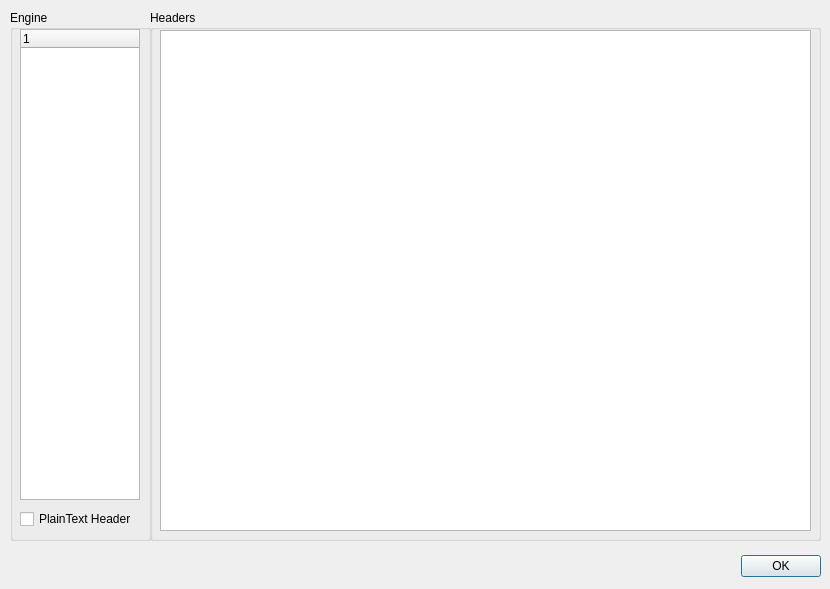
<ui version="4.0" >
 <author></author>
 <comment></comment>
 <exportmacro></exportmacro>
 <class>dlgCommandReference</class>
 <widget class="QDialog" name="dlgCommandReference" >
  <property name="geometry" >
   <rect>
    <x>0</x>
    <y>0</y>
    <width>830</width>
    <height>589</height>
   </rect>
  </property>
  <property name="contextMenuPolicy" >
   <enum>Qt::NoContextMenu</enum>
  </property>
  <property name="windowTitle" >
   <string>Command Reference</string>
  </property>
  <property name="windowIcon" >
   <iconset resource="ui_resource.qrc" >:/icons/icons/22x22-gartoon/ghostview.png</iconset>
  </property>
  <property name="modal" >
   <bool>false</bool>
  </property>
  <widget class="QGroupBox" name="groupBox_2" >
   <property name="geometry" >
    <rect>
     <x>150</x>
     <y>10</y>
     <width>671</width>
     <height>531</height>
    </rect>
   </property>
   <property name="title" >
    <string>Headers</string>
   </property>
   <widget class="QTextBrowser" name="textBrowser" >
    <property name="geometry" >
     <rect>
      <x>10</x>
      <y>20</y>
      <width>651</width>
      <height>501</height>
     </rect>
    </property>
   </widget>
   <widget class="QTextEdit" name="textEdit" >
    <property name="enabled" >
     <bool>true</bool>
    </property>
    <property name="geometry" >
     <rect>
      <x>10</x>
      <y>20</y>
      <width>651</width>
      <height>501</height>
     </rect>
    </property>
    <property name="sizePolicy" >
     <sizepolicy>
      <hsizetype>7</hsizetype>
      <vsizetype>7</vsizetype>
      <horstretch>0</horstretch>
      <verstretch>0</verstretch>
     </sizepolicy>
    </property>
    <property name="autoFillBackground" >
     <bool>true</bool>
    </property>
    <property name="lineWrapMode" >
     <enum>QTextEdit::NoWrap</enum>
    </property>
   </widget>
  </widget>
  <widget class="QWidget" name="layoutWidget" >
   <property name="geometry" >
    <rect>
     <x>0</x>
     <y>550</y>
     <width>821</width>
     <height>33</height>
    </rect>
   </property>
   <layout class="QHBoxLayout" >
    <property name="margin" >
     <number>0</number>
    </property>
    <property name="spacing" >
     <number>6</number>
    </property>
    <item>
     <spacer>
      <property name="orientation" >
       <enum>Qt::Horizontal</enum>
      </property>
      <property name="sizeHint" >
       <size>
        <width>131</width>
        <height>31</height>
       </size>
      </property>
     </spacer>
    </item>
    <item>
     <widget class="QPushButton" name="okButton" >
      <property name="text" >
       <string>OK</string>
      </property>
     </widget>
    </item>
   </layout>
  </widget>
  <widget class="QGroupBox" name="groupBox" >
   <property name="geometry" >
    <rect>
     <x>10</x>
     <y>10</y>
     <width>141</width>
     <height>531</height>
    </rect>
   </property>
   <property name="title" >
    <string>Engine</string>
   </property>
   <widget class="QTreeWidget" name="treeWidget" >
    <property name="geometry" >
     <rect>
      <x>10</x>
      <y>19</y>
      <width>120</width>
      <height>471</height>
     </rect>
    </property>
   </widget>
   <widget class="QCheckBox" name="chkPlain" >
    <property name="geometry" >
     <rect>
      <x>10</x>
      <y>500</y>
      <width>111</width>
      <height>18</height>
     </rect>
    </property>
    <property name="text" >
     <string>PlainText Headers</string>
    </property>
   </widget>
  </widget>
 </widget>
 <pixmapfunction></pixmapfunction>
 <resources>
  <include location="ui_resource.qrc" />
 </resources>
 <connections/>
</ui>
